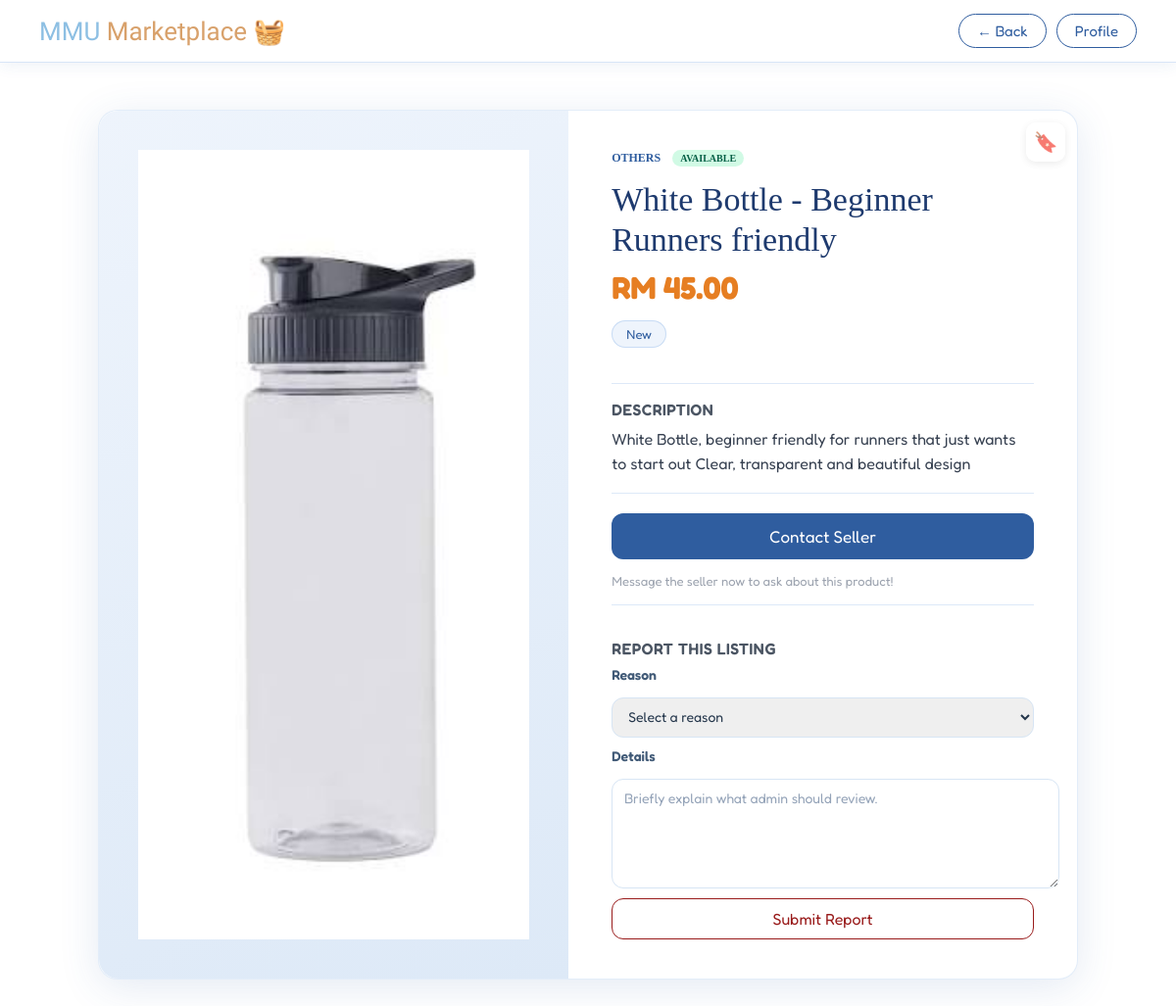
Before: /item/27 (signed in) with the older database file.
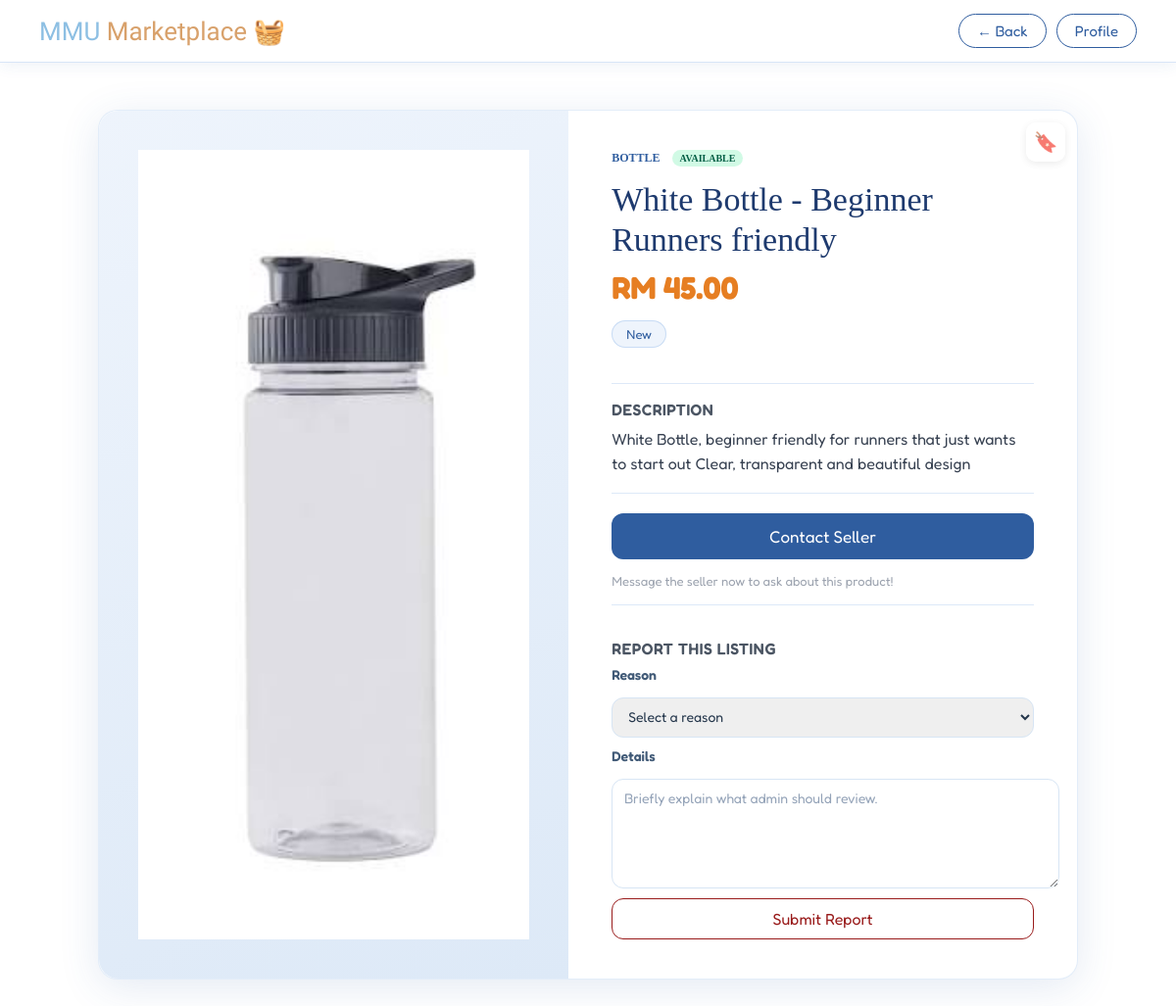
After: the same page with the newer database file.
### tables this page shows
CREATE TABLE category(
                   id INTEGER PRIMARY KEY AUTOINCREMENT,
                   name TEXT NOT NULL UNIQUE
                   
                   );

### app.py (the view)
@app.route("/item/<int:item_id>")
def item_detail(item_id):
    connect = sqlite3.connect("database.db")
    cursor = connect.cursor()
    cursor.execute("""
        SELECT item.id, item.title, item.description, item.price,
               category.name, status.condition,
               item_condition.name, item.image, item.seller_num, item.user_id
        FROM item
        JOIN category ON item.category_id = category.id
        JOIN status ON item.status_id = status.id
        JOIN item_condition ON item.condition_id = item_condition.id
        WHERE item.id = ?
    """, (item_id,))
    item = cursor.fetchone()
    is_favourited = False
    user_id = session.get('user_id')
    if user_id and item:
        cursor.execute(
            "SELECT id FROM favourite WHERE user_id = ? AND item_id = ?",
            (user_id, item_id))
        is_favourited = cursor.fetchone() is not None
    connect.close()
    if item is None:
        return "Item not found", 404
    return render_template("item_detail.html",
                           item=item,
                           report_reasons=REPORT_REASONS,
                           report_detail_max_length=REPORT_DETAIL_MAX_LENGTH,
                           is_favourited=is_favourited)

### templates/item_detail.html (shortened to what the changed rows need)
{% extends "base.html" %}
{% block content %}
<link rel="stylesheet" href="{{ url_for('static', filename='css/layout.css') }}">
<link rel="stylesheet" href="{{ url_for('static', filename='css/style.css') }}">
<body class="home-body">
    <nav class="home_nav">
        <div class="home_nav_left">
            <h1 class="title_home">MMU <span class="highlight_home">Marketplace 🧺</span></h1>
        </div>
    </nav>
    <div class="detail_centering">
        <div class="detail_card">
            <div class="detail_info">
                <div class="detail_top_row">
                    <span class="category_label detail_category">{{ item[4] }}</span>
                    <span class="status_badge status_{{ item[5] | lower }}">{{ item[5] }}</span>
                </div>
                <h1 class="detail_title">{{ item[1] }}</h1>
            </div>
        </div>
    </div>
</body>
{% endblock %}

Changed rows visible on the page:
removed category: name "OTHERS"
added category: name "BOTTLE"
